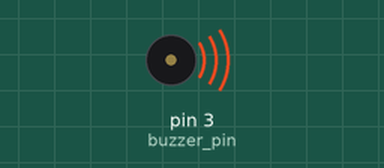
Simulated run of this sketch. Board: Arduino Uno, built with avr-gcc and run on an emulated ATmega328P. Parts: buzzer (waves = sounding).

Above: at 1.1 s.
Timing chart, 0 to 15.8 s (numbered marks = the images above):
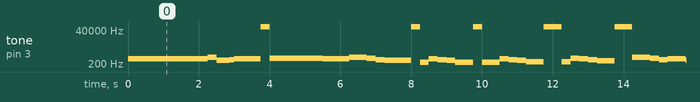

The sketch:

Test_2_Singing.ino
```cpp
//Alto NTF 0 is an empty beat
#define NTF0 -1
#define NTF1 350
#define NTF2 393
#define NTF3 441
#define NTF4 495
#define NTF5 556
#define NTF6 624
#define NTF7 661

//High pitch NTFH
#define NTFH1 700
#define NTFH2 786
#define NTFH3 882
#define NTFH4 935
#define NTFH5 965
#define NTFH6 996
#define NTFH7 1023

//Bass NTFL
#define NTFL1 175
#define NTFL2 196
#define NTFL3 221
#define NTFL4 234
#define NTFL5 262
#define NTFL6 294
#define NTFL7 330

//Note frequency array
int tune[]=
{
  NTF3,NTF3,NTF3,NTF3,NTF3,NTF3,
  NTF3,NTF5,NTF1,NTF2,NTF3,NTF0,
  NTF4,NTF4,NTF4,NTF4,NTF4,NTF3,NTF3,NTF3,NTF3,
  NTF5,NTF5,NTF4,NTF2,NTF1,NTF0,

  NTFL5,NTF3,NTF2,NTF1,NTFL5,NTF0,NTFL5,NTFL5,
  NTFL5,NTF3,NTF2,NTF1,NTFL6,NTF0,
  NTFL6,NTF4,NTF3,NTF2,NTFL7,NTF0,
  NTF5,NTF5,NTF4,NTF2,NTF3,NTF1,NTF0,

  NTFL5,NTF3,NTF2,NTF1,NTFL5,NTF0,
  NTFL5,NTF3,NTF2,NTF1,NTFL6,NTF0,NTFL6,
  NTFL6,NTF4,NTF3,NTF2,NTF5,NTF5,NTF5,NTF5,
  NTF6,NTF5,NTF4,NTF2,NTF1,NTF0
};

//Note beat array
float durt[]=
{
  0.5,0.5,1,0.5,0.5,1,
  0.5,0.5,0.75,0.25,1.5,0.5,
  0.5,0.5,1,0.5,0.5,0.5,0.5,0.25,0.25,
  0.5,0.5,0.5,0.5,1.5,0.5,

  0.5,0.5,0.5,0.5,1,0.5,0.25,0.25,
  0.5,0.5,0.5,0.5,1,1,
  0.5,0.5,0.5,0.5,1,1,
  0.5,0.5,0.5,0.5,1,0.75,0.25,

  0.5,0.5,0.5,0.5,1,1,
  0.5,0.5,0.5,0.5,1,0.5,0.5,
  0.5,0.5,0.5,0.5,0.5,0.5,0.5,0.5,
  0.5,0.5,0.5,0.5,0.75,0.25
};


//Define the buzzer pin, note length variable
int buzzer_pin = 3;
int length;

//The setup function initializes the pin and calculates the length
void setup()
{
  pinMode(buzzer_pin, OUTPUT);
  length = sizeof(tune)/sizeof(tune[0]);
}

void loop()
{
  for(int x=0;x<length;x++)
  {
    tone(buzzer_pin, tune[x]);
    delay(500*durt[x]);        // The 500 here controls the length of each note to determine the rhythm of the tune
    noTone(buzzer_pin);
  }
  delay(500);
}
```

Measured:
- by itself, tone on pin 3 (buzzer_pin): plays 441 Hz for 2.3 s, 556 Hz for 0.25 s, 350 Hz for 0.38 s, 393 Hz for 0.13 s, 441 Hz for 0.75 s, 65535 Hz for 0.25 s … (315 notes in this stretch)
